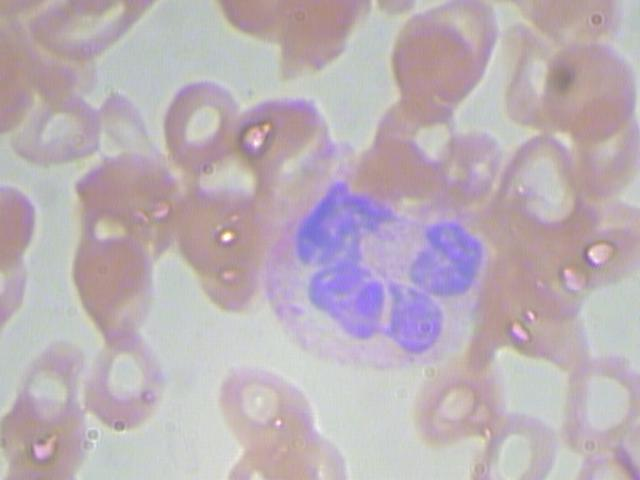
#> input picture BloodImage_00000.jpg, 640 x 480 px
$ jupyter execute --allow-errors KNN.ipynb
#> lines starting #> are read from the running program, lines starting #| are printed output that depends on the picture
# Image Segmentation Using K-Nearest Neighbours

[cell 1]
# Importing all the required libraries
import numpy as np
from sklearn.cluster import KMeans
import cv2
import datetime
from matplotlib import pyplot as plt
import time

[cell 2]
image1 = cv2.imread("BloodImage_00000.jpg")
#> image1 is the input picture: shape (480, 640, 3); mean B, G, R 182.3, 175.5, 187.3
image2 = cv2.imread("BloodImage_00001.jpg")
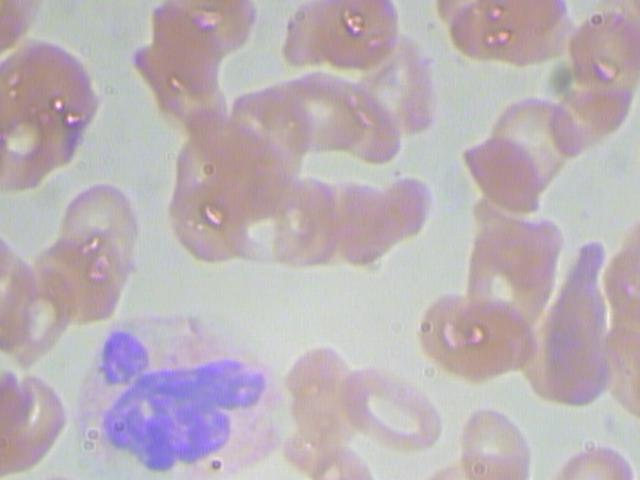
#> input picture BloodImage_00001.jpg, 640 x 480 px
#> image2 is the input picture: shape (480, 640, 3); mean B, G, R 182.9, 177.2, 187.9
image3 = cv2.imread("BloodImage_00002.jpg")
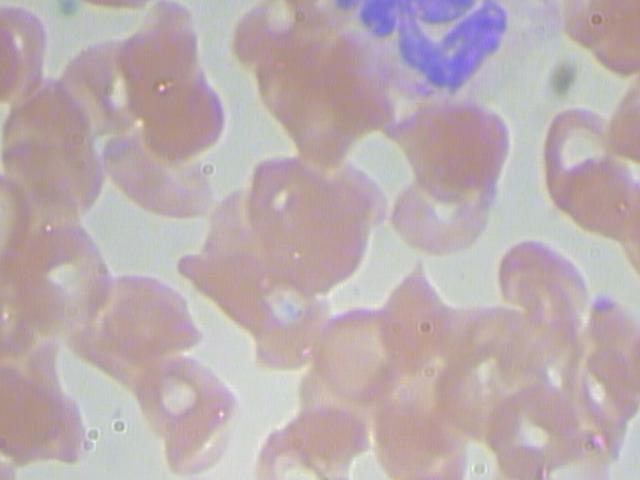
#> input picture BloodImage_00002.jpg, 640 x 480 px
#> image3 is the input picture: shape (480, 640, 3); mean B, G, R 175.5, 172.9, 187.3
image4 = cv2.imread("BloodImage_00003.jpg")
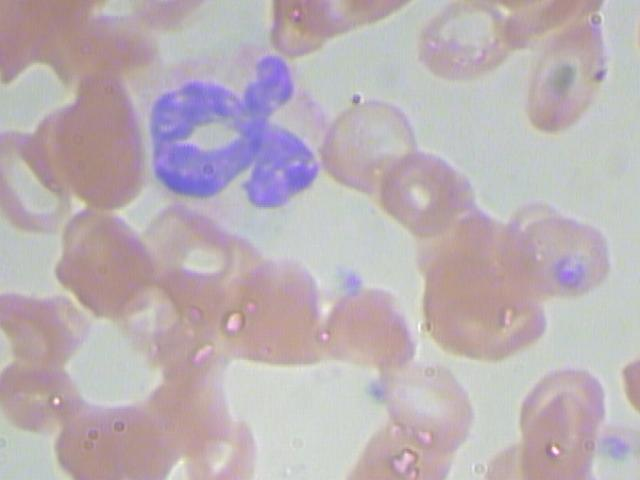
#> input picture BloodImage_00003.jpg, 640 x 480 px
#> image4 is the input picture: shape (480, 640, 3); mean B, G, R 181, 176.2, 187.1
# Testing on a sample of 4 images here
image = [image1,image2,image3,image4]
reshaped = [0,0,0,0]
# Flattening the images
for i in range(0,4):
    reshaped[i] = image[i].reshape(image[i].shape[0] * image[i].shape[1], image[i].shape[2])
#> after the loop, reshaped = 4 items
#> the answer given: BloodImage_00000.jpg

#> (a cell that did not finish here is left out)

[cell 4]
clustering=[0,0,0,0]
#n_init : number of times the algorithm will be run with different centroid seeds
#max_iter : maximum number of iterations
#> (the rest of this cell did not finish here and is left out)

[cell 5]
sortedLabels = [[],[],[],[]]
#> (the rest of this cell did not finish here and is left out)

[cell 6]
kmeansImage=[0,0,0,0]
concatImage=[[],[],[],[]]
for j in range(0,4):
    kmeansImage[j] = np.zeros(image[j].shape[:2], dtype=np.uint8)
    for i, label in enumerate(sortedLabels[j]):
        kmeansImage[j][ clustering[j] == label ] = int((255) / (numClusters[j] - 1)) * i
    concatImage[j] = np.concatenate((image[j],193 * np.ones((image[j].shape[0],
                        int(0.0625 * image[j].shape[1]), 3), dtype=np.uint8),cv2.cvtColor(kmeansImage[j],
                                    cv2.COLOR_GRAY2BGR)), axis=1)
#> after the loop, concatImage = 4 items; kmeansImage = 4 items

[cell 7]
print(plt.imshow(concatImage[0]))
#| AxesImage(shape=(480, 1320, 3))
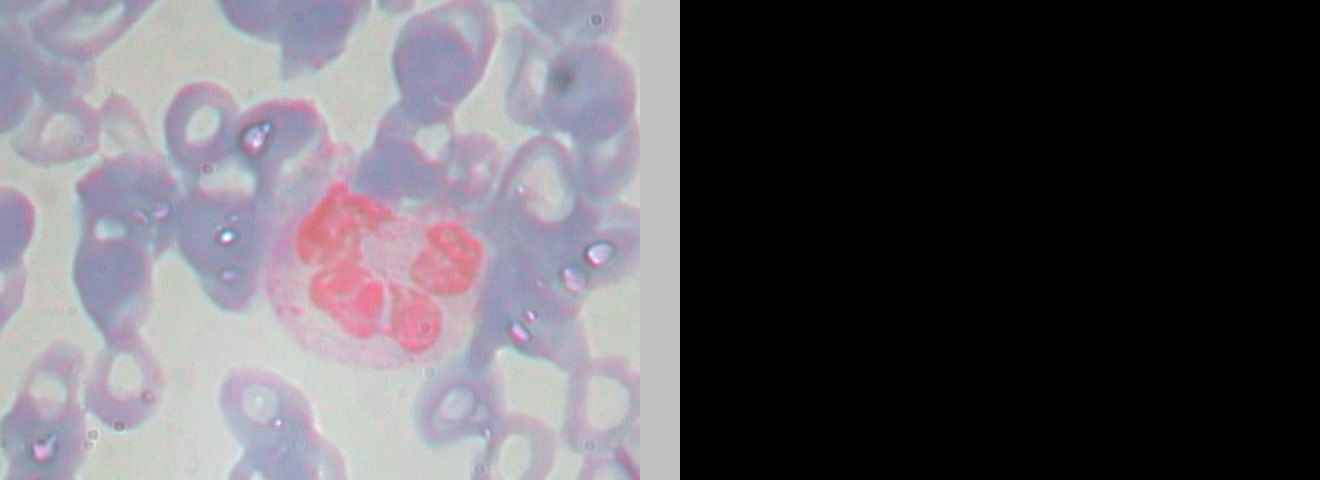
#> shown: shape (480, 1320, 3); mean R, G, B 94.2, 90.9, 96.6

[cell 8]
print(plt.imshow(concatImage[1]))
#| AxesImage(shape=(480, 1320, 3))
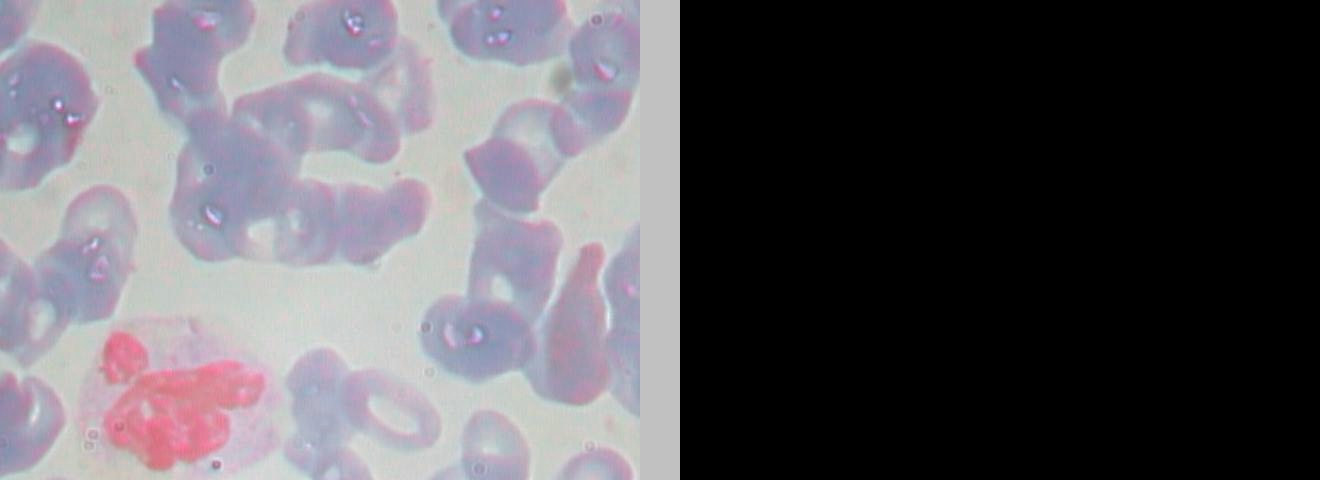
#> shown: shape (480, 1320, 3); mean R, G, B 94.5, 91.8, 96.9

[cell 9]
print(plt.imshow(concatImage[2]))
#| AxesImage(shape=(480, 1320, 3))
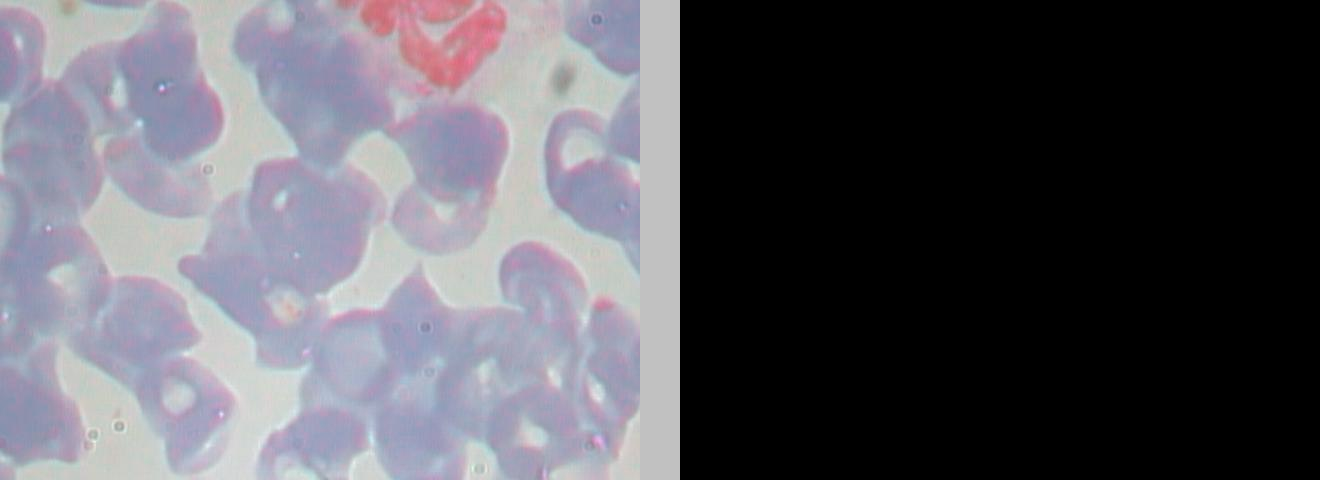
#> shown: shape (480, 1320, 3); mean R, G, B 90.9, 89.7, 96.7

[cell 10]
print(plt.imshow(concatImage[3]))
#| AxesImage(shape=(480, 1320, 3))
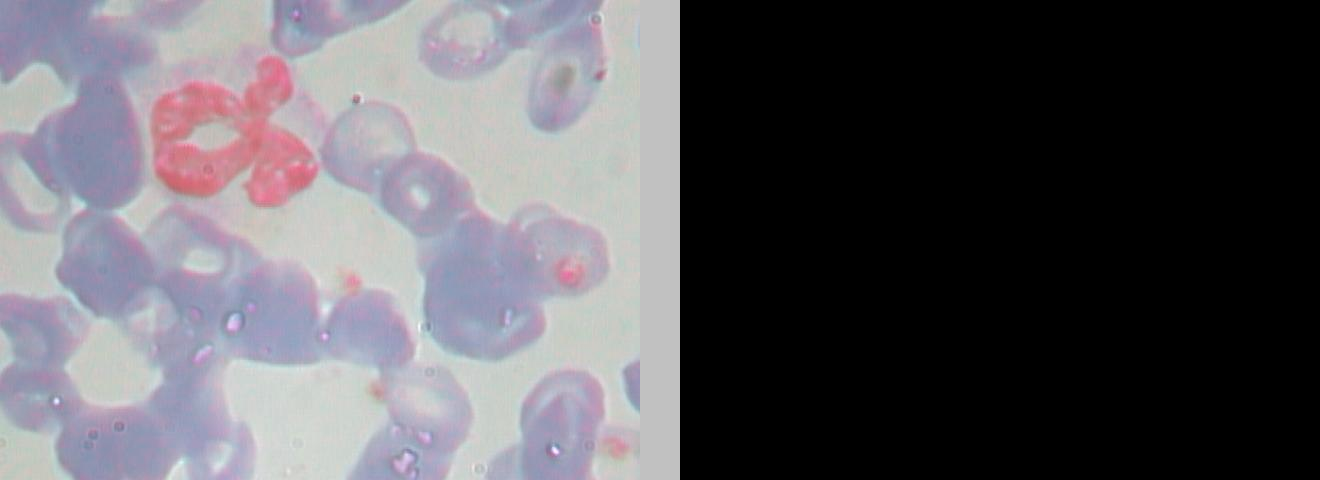
#> shown: shape (480, 1320, 3); mean R, G, B 93.6, 91.3, 96.5
